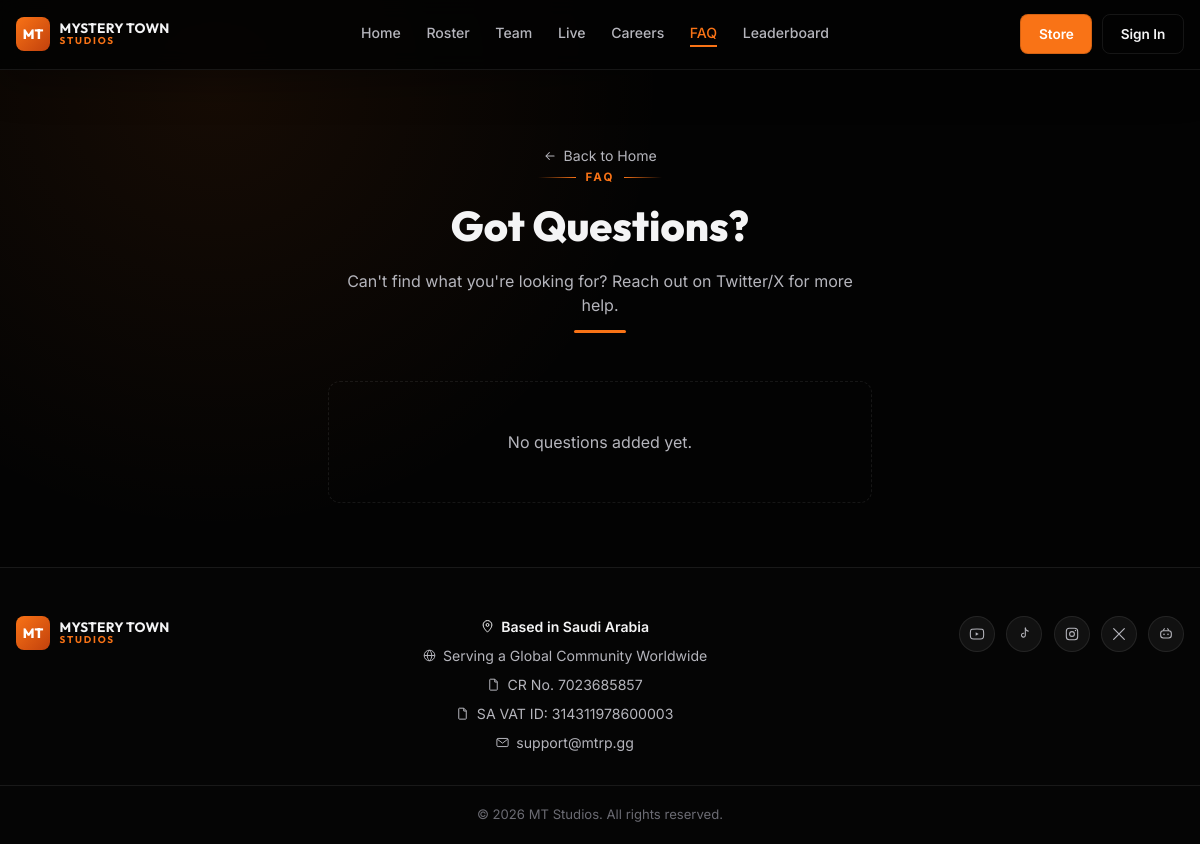
Page /faq on the committed database.
### tables this page shows
CREATE TABLE content (
    key TEXT PRIMARY KEY,
    value TEXT NOT NULL
);

CREATE TABLE social_links (
    id INTEGER PRIMARY KEY AUTOINCREMENT,
    platform TEXT NOT NULL,
    url TEXT NOT NULL,
    sort_order INTEGER DEFAULT 0
);

### app.py (the view)
@app.route("/faq")
def faq():
    conn = get_db()
    faqs = conn.execute("SELECT * FROM faqs ORDER BY sort_order, id").fetchall()
    conn.close()
    return render_template("faq.html", faqs=faqs)

### app.py (called while the page is built)
def get_all_content():
    if "content" not in g:
        g.content = get_content_dict()
    return g.content

@app.context_processor
def inject_globals():
    conn = get_db()
    social_links = conn.execute(
        "SELECT * FROM social_links ORDER BY sort_order, id"
    ).fetchall()
    conn.close()
    return {
        "c": get_all_content(),
        "social_links": social_links,
    }

### db.py (called while the page is built)
def get_db():
    conn = sqlite3.connect(DB_PATH)
    conn.row_factory = sqlite3.Row
    conn.execute("PRAGMA foreign_keys = ON")
    return conn

def get_content_dict():
    conn = get_db()
    rows = conn.execute("SELECT key, value FROM content").fetchall()
    conn.close()
    return {row["key"]: row["value"] for row in rows}

### templates/faq.html
{% extends "base.html" %}
{% block content %}
{% import "icons.html" as ic %}
<div class="wrap">
  <div class="page-header" data-reveal>
    <a href="{{ url_for('home') }}" class="back-link">{{ ic.icon('arrow-left', 14) }} {{ c['shared.back_to_home'] }}</a>
    <div class="section-eyebrow-line"><span class="seg"></span><span class="label">FAQ</span><span class="seg right"></span></div>
    <h1 class="page-title">{{ c['faq.title'] }}</h1>
    <p class="page-subtitle">{{ c['faq.subtitle'] }}</p>
    <div class="deco-underline"></div>
  </div>
  {% if faqs %}
  <div class="faq-list" data-reveal-group>
    {% for f in faqs %}
    <div class="faq-item side-rule" data-reveal>
      <div class="faq-q">{{ f.question }}</div>
      <div class="faq-a">{{ f.answer }}</div>
    </div>
    {% endfor %}
  </div>
  {% else %}
  <div class="empty-state" style="max-width:34rem;margin:2rem auto 4rem;" data-reveal>No questions added yet.</div>
  {% endif %}
</div>
{% endblock %}

### templates/base.html (shortened to what this page needs)
<!DOCTYPE html>
<html lang="en">
<head>
<link rel="stylesheet" href="{{ url_for('static', filename='css/style.css') }}">
</head>
<body>
{% import "icons.html" as ic %}
<nav class="navbar">
  <div class="wrap navbar-inner">
    <a href="{{ url_for('home') }}" class="brand">
      <span class="brand-badge">MT</span>
      <span class="brand-text">
        <span class="l1">{{ c['site.name_line1'] }}</span>
        <span class="l2">{{ c['site.name_line2'] }}</span>
      </span>
    </a>
    <div class="nav-links">
      <a href="{{ url_for('home') }}" class="{{ 'active' if request.endpoint=='home' }}">{{ c['nav.home'] }}</a>
      <a href="{{ url_for('roster') }}" class="{{ 'active' if request.endpoint=='roster' }}">{{ c['nav.roster'] }}</a>
      <a href="{{ url_for('team') }}" class="{{ 'active' if request.endpoint=='team' }}">{{ c['nav.team'] }}</a>
      <a href="{{ url_for('live') }}" class="{{ 'active' if request.endpoint=='live' }}">{{ c['nav.live'] }}</a>
      <a href="{{ url_for('careers') }}" class="{{ 'active' if request.endpoint=='careers' }}">{{ c['nav.careers'] }}</a>
      <a href="{{ url_for('faq') }}" class="{{ 'active' if request.endpoint=='faq' }}">{{ c['nav.faq'] }}</a>
      <a href="{{ url_for('leaderboard') }}" class="{{ 'active' if request.endpoint=='leaderboard' }}">{{ c['nav.leaderboard'] }}</a>
    </div>
    <div class="nav-actions">
      <a href="{{ c['nav.store_url'] }}" class="btn btn-primary">{{ c['nav.store_label'] }}</a>
      <a href="{{ url_for('onboarding') }}" class="btn btn-outline">{{ c['nav.signin_label'] }}</a>
    </div>
  </div>
</nav>
{% block content %}{% endblock %}
<footer class="footer">
  <div class="wrap footer-inner">
    <a href="{{ url_for('home') }}" class="brand">
      <span class="brand-badge">MT</span>
      <span class="brand-text">
        <span class="l1">{{ c['site.name_line1'] }}</span>
        <span class="l2">{{ c['site.name_line2'] }}</span>
      </span>
    </a>
    <div class="footer-info">
      <div class="row strong">{{ ic.icon('pin', 15) }} {{ c['footer.based_in'] }}</div>
      <div class="row">{{ ic.icon('globe', 15) }} {{ c['footer.serving'] }}</div>
      <div class="row">{{ ic.icon('doc', 15) }} {{ c['footer.cr_no'] }}</div>
      <div class="row">{{ ic.icon('doc', 15) }} {{ c['footer.vat_id'] }}</div>
      <div class="row">{{ ic.icon('mail', 15) }} {{ c['footer.email'] }}</div>
    </div>
    <div class="footer-socials">
      {% for link in social_links %}
      <a href="{{ link.url }}" target="_blank" rel="noopener" title="{{ link.platform }}">{{ ic.icon(link.platform|lower, 16) }}</a>
      {% endfor %}
    </div>
  </div>
  <div class="footer-bottom hairline-top">{{ c['footer.copyright'] }}</div>
</footer>
</body>
</html>

### templates/icons.html (shortened to what this page needs)
{% macro icon(name, size=18) %}
{%- if name == 'youtube' -%}
<svg width="{{size}}" height="{{size}}" viewBox="0 0 24 24" fill="none"><path d="M22 12s0-3.5-.45-5.15a2.9 2.9 0 0 0-2-2C17.9 4.4 12 4.4 12 4.4s-5.9 0-7.55.45a2.9 2.9 0 0 0-2 2C2 8.5 2 12 2 12s0 3.5.45 5.15a2.9 2.9 0 0 0 2 2C6.1 19.6 12 19.6 12 19.6s5.9 0 7.55-.45a2.9 2.9 0 0 0 2-2C22 15.5 22 12 22 12Z" stroke="currentColor" stroke-width="1.6" stroke-linejoin="round"/><path d="M10 9.5v5l4.5-2.5L10 9.5Z" fill="currentColor"/></svg>
{%- elif name == 'tiktok' -%}
<svg width="{{size}}" height="{{size}}" viewBox="0 0 24 24" fill="none"><path d="M14 3v10.8a2.9 2.9 0 1 1-2.4-2.86" stroke="currentColor" stroke-width="1.6" stroke-linecap="round"/><path d="M14 3c.3 2.4 2 4.3 4.4 4.7" stroke="currentColor" stroke-width="1.6" stroke-linecap="round"/></svg>
{%- elif name == 'instagram' -%}
<svg width="{{size}}" height="{{size}}" viewBox="0 0 24 24" fill="none"><rect x="3.5" y="3.5" width="17" height="17" rx="4.5" stroke="currentColor" stroke-width="1.6"/><circle cx="12" cy="12" r="3.6" stroke="currentColor" stroke-width="1.6"/><circle cx="17.2" cy="6.8" r="1" fill="currentColor"/></svg>
{%- elif name in ('x', 'twitter') -%}
<svg width="{{size}}" height="{{size}}" viewBox="0 0 24 24" fill="none"><path d="M4 4l16 16M20 4L4 20" stroke="currentColor" stroke-width="1.8" stroke-linecap="round"/></svg>
{%- elif name == 'discord' -%}
<svg width="{{size}}" height="{{size}}" viewBox="0 0 24 24" fill="none"><rect x="4" y="7" width="16" height="11" rx="4" stroke="currentColor" stroke-width="1.6"/><circle cx="9" cy="12.5" r="1.2" fill="currentColor"/><circle cx="15" cy="12.5" r="1.2" fill="currentColor"/><path d="M8 6.5 9.5 4M16 6.5 14.5 4" stroke="currentColor" stroke-width="1.6" stroke-linecap="round"/></svg>
{%- elif name == 'kick' -%}
<svg width="{{size}}" height="{{size}}" viewBox="0 0 24 24" fill="none"><path d="M5 4v16M5 12l7-8h4l-7 8 7 8h-4l-7-8Z" stroke="currentColor" stroke-width="1.6" stroke-linejoin="round"/></svg>
{%- elif name == 'twitch' -%}
<svg width="{{size}}" height="{{size}}" viewBox="0 0 24 24" fill="none"><path d="M5 4h15v10l-4 4h-4l-3 3v-3H5V4Z" stroke="currentColor" stroke-width="1.6" stroke-linejoin="round"/><path d="M12 8.5v3.5M16 8.5v3.5" stroke="currentColor" stroke-width="1.6" stroke-linecap="round"/></svg>
{%- elif name == 'play' -%}
<svg width="{{size}}" height="{{size}}" viewBox="0 0 24 24" fill="none"><path d="M8 5.5v13l11-6.5-11-6.5Z" fill="currentColor"/></svg>
{%- elif name == 'arrow' -%}
<svg width="{{size}}" height="{{size}}" viewBox="0 0 24 24" fill="none"><path d="M5 12h14M13 6l6 6-6 6" stroke="currentColor" stroke-width="1.8" stroke-linecap="round" stroke-linejoin="round"/></svg>
{%- elif name == 'arrow-left' -%}
<svg width="{{size}}" height="{{size}}" viewBox="0 0 24 24" fill="none"><path d="M19 12H5M11 6l-6 6 6 6" stroke="currentColor" stroke-width="1.8" stroke-linecap="round" stroke-linejoin="round"/></svg>
{%- elif name == 'followers' -%}
<svg width="{{size}}" height="{{size}}" viewBox="0 0 24 24" fill="none"><circle cx="12" cy="8" r="3.4" stroke="currentColor" stroke-width="1.6"/><path d="M4.5 19c0-3.6 3.3-6 7.5-6s7.5 2.4 7.5 6" stroke="currentColor" stroke-width="1.6" stroke-linecap="round"/></svg>
{%- elif name == 'eye' -%}
<svg width="{{size}}" height="{{size}}" viewBox="0 0 24 24" fill="none"><path d="M2 12s3.5-6.5 10-6.5S22 12 22 12s-3.5 6.5-10 6.5S2 12 2 12Z" stroke="currentColor" stroke-width="1.6" stroke-linejoin="round"/><circle cx="12" cy="12" r="2.6" stroke="currentColor" stroke-width="1.6"/></svg>
{%- elif name == 'clock' -%}
<svg width="{{size}}" height="{{size}}" viewBox="0 0 24 24" fill="none"><circle cx="12" cy="12" r="8.5" stroke="currentColor" stroke-width="1.6"/><path d="M12 7.5V12l3 2" stroke="currentColor" stroke-width="1.6" stroke-linecap="round" stroke-linejoin="round"/></svg>
{%- elif name == 'pin' -%}
<svg width="{{size}}" height="{{size}}" viewBox="0 0 24 24" fill="none"><path d="M12 21s7-6.2 7-11.5A7 7 0 0 0 5 9.5C5 14.8 12 21 12 21Z" stroke="currentColor" stroke-width="1.6" stroke-linejoin="round"/><circle cx="12" cy="9.5" r="2.3" stroke="currentColor" stroke-width="1.6"/></svg>
{%- elif name == 'globe' -%}
<svg width="{{size}}" height="{{size}}" viewBox="0 0 24 24" fill="none"><circle cx="12" cy="12" r="8.5" stroke="currentColor" stroke-width="1.6"/><path d="M3.5 12h17M12 3.5c2.4 2.3 3.6 5.3 3.6 8.5S14.4 18.2 12 20.5C9.6 18.2 8.4 15.2 8.4 12S9.6 5.8 12 3.5Z" stroke="currentColor" stroke-width="1.6"/></svg>
{%- elif name == 'doc' -%}
<svg width="{{size}}" height="{{size}}" viewBox="0 0 24 24" fill="none"><path d="M7 3.5h7l4 4V20a1 1 0 0 1-1 1H7a1 1 0 0 1-1-1V4.5a1 1 0 0 1 1-1Z" stroke="currentColor" stroke-width="1.6" stroke-linejoin="round"/><path d="M14 3.5V8h4" stroke="currentColor" stroke-width="1.6" stroke-linejoin="round"/></svg>
{%- elif name == 'mail' -%}
<svg width="{{size}}" height="{{size}}" viewBox="0 0 24 24" fill="none"><rect x="3" y="5.5" width="18" height="13" rx="2" stroke="currentColor" stroke-width="1.6"/><path d="M4 7l8 6 8-6" stroke="currentColor" stroke-width="1.6" stroke-linecap="round" stroke-linejoin="round"/></svg>
{%- elif name == 'text' -%}
<svg width="{{size}}" height="{{size}}" viewBox="0 0 24 24" fill="none"><path d="M4 6.5h16M4 12h16M4 17.5h10" stroke="currentColor" stroke-width="1.6" stroke-linecap="round"/></svg>
{%- elif name == 'plus' -%}
<svg width="{{size}}" height="{{size}}" viewBox="0 0 24 24" fill="none"><path d="M12 5v14M5 12h14" stroke="currentColor" stroke-width="1.8" stroke-linecap="round"/></svg>
{%- elif name == 'edit' -%}
<svg width="{{size}}" height="{{size}}" viewBox="0 0 24 24" fill="none"><path d="M4 20l.9-3.6L15.4 6l3.6 3.6L8.6 20.9 4 20Z" stroke="currentColor" stroke-width="1.6" stroke-linejoin="round"/></svg>
{%- elif name == 'dot' -%}
<svg width="{{size}}" height="{{size}}" viewBox="0 0 24 24" fill="none"><circle cx="12" cy="12" r="4" fill="currentColor"/></svg>
{%- else -%}
<svg width="{{size}}" height="{{size}}" viewBox="0 0 24 24" fill="none"><circle cx="12" cy="12" r="8.5" stroke="currentColor" stroke-width="1.6"/></svg>
{%- endif -%}
{% endmacro %}

### rows in the picture
content: value "MYSTERY TOWN"
content: value "STUDIOS"
content: value "Home"
content: value "Roster"
content: value "Team"
content: value "Live"
content: value "Careers"
content: value "FAQ"
content: value "Leaderboard"
content: value "Store"
content: value "Sign In"
content: value "Back to Home"
content: value "Got Questions?"
content: value "Can't find what you're looking for? Reach out on Twitter/X for more help."
content: value "Based in Saudi Arabia"
content: value "Serving a Global Community Worldwide"
content: value "CR No. 7023685857"
content: value "SA VAT ID: 314311978600003"
content: value "support@mtrp.gg"
social_links: {{ size }} 16 (drawn)
social_links: {{ size }} 16 (drawn)
social_links: {{ size }} 16 (drawn)
social_links: {{ size }} 16 (drawn)
social_links: {{ size }} 16 (drawn)
content: value "© 2026 MT Studios. All rights reserved."
